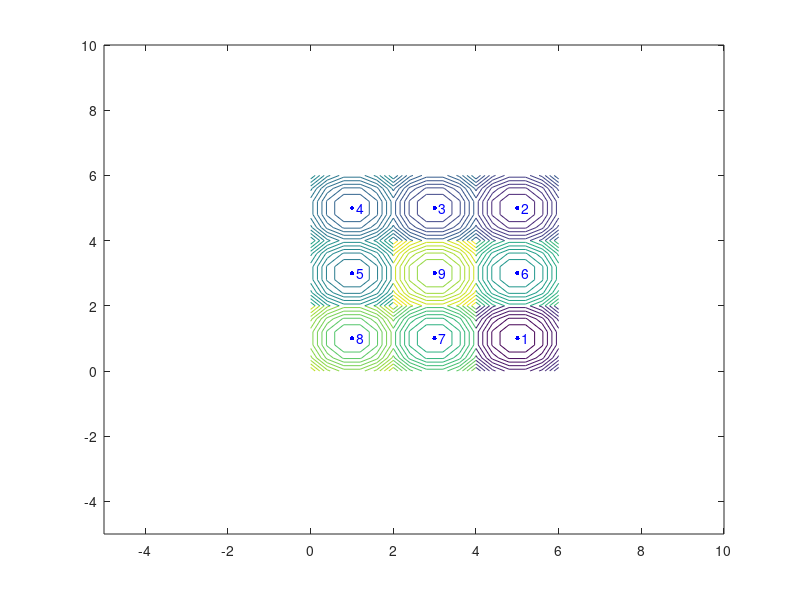

The MATLAB source for this figure:
function rcont2()
% rcont2()
% Contour for a Multi-Modal-Function for optimization with
%    1. strict restrictions: x must be in the interval [-5 10];
%    2. not-strict restrictions which are described by a system 
%       of inequalities: x(1) must be in the interval [0 6]
%                        x(2) must be in the interval [0 6] .
%
% Here the starting point of optimization is not in the given region of
% the two-dimensional space. That means restrictions are not satisfied by
% the starting population. However we can achieve the same results as in
% the case the starting population is in the given region.
%
%
% See also:  ROFUN2.M

% All Rights Reserved, 
% Revision 3.0, Oct. 1996
% Evolution Strategy Toolbox 1993-96
% To Thanh Binh University of Magdeburg Germany




hold off

x1=meshgrid(0:.4:2);
x2=meshgrid(2:.4:4);
x3=meshgrid(4:.4:6);
y1=x1';y2=x2';y3=x3';
z1=(x1-1).^2+(y1-1).^2+8;
z2=(x1-1).^2+(y2-3).^2+5;
z3=(x1-1).^2+(y3-5).^2+4;
z4=(x2-3).^2+(y1-1).^2+7;
z5=(x2-3).^2+(y2-3).^2+9;
z6=(x2-3).^2+(y3-5).^2+3;
z7=(x3-5).^2+(y1-1).^2+1;
z8=(x3-5).^2+(y2-3).^2+6;
z9=(x3-5).^2+(y3-5).^2+2;

contour(x1,y1,z1);
hold on
contour(x1,y2,z2);
contour(x1,y3,z3);
contour(x2,y1,z4);
contour(x2,y2,z5);
contour(x2,y3,z6);
contour(x3,y1,z7);
contour(x3,y2,z8);
contour(x3,y3,z9);
plot([1 1 1;3 3 3;5 5 5],[1 3 5;1 3 5;1 3 5],'b.','markersize',10);
text(1.1,1,'8','color','b')
text(1.1,3,'5','color','b')
text(1.1,5,'4','color','b')
text(3.1,1,'7','color','b')
text(3.1,3,'9','color','b')
text(3.1,5,'3','color','b')
text(5.1,1,'1','color','b')
text(5.1,3,'6','color','b')
text(5.1,5,'2','color','b')

set(gca,'Xlim',[-5 10],'Ylim', [-5 10])
